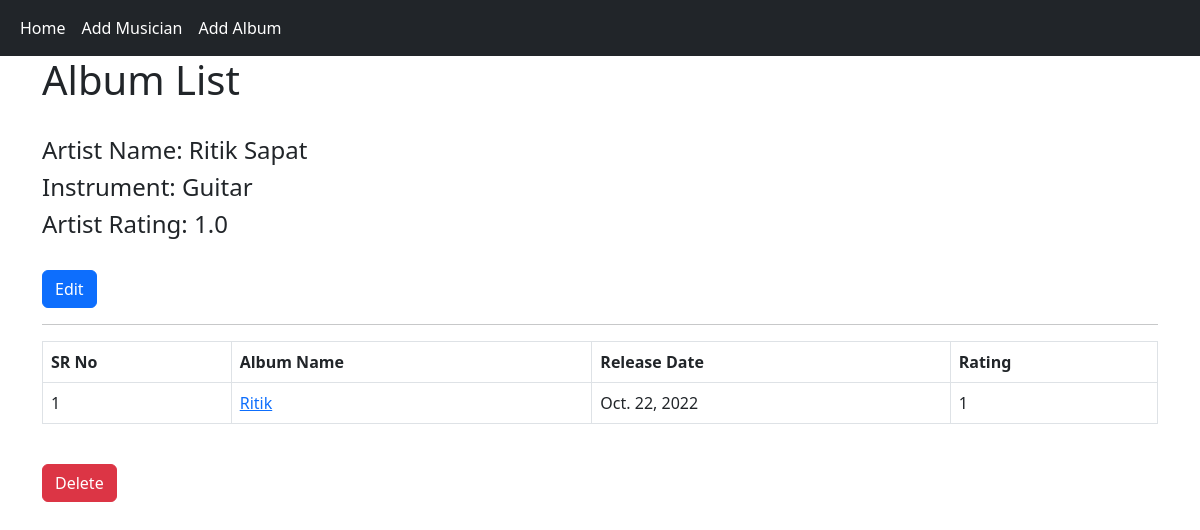
The page /album_list/1 on the database its author committed.
### first_app/models.py (models this page shows, shortened)
class Musician(models.Model):
    first_name = models.CharField(max_length = 50)
    last_name = models.CharField(max_length = 50)
    instrument = models.CharField(max_length = 100)
    def __str__(self):
        return self.first_name + " "+self.last_name

class Album(models.Model):
    artist = models.ForeignKey(Musician, on_delete = models.CASCADE)
    name = models.CharField(max_length = 100)
    release_date = models.DateField()
    rating = {
        (1,"Worst"),
        (2,"Bad"),
        (3,"Not Bad"),
        (4,"Good"),
        (5,"Excellent")
    }
    num_stars = models.IntegerField(choices = rating)

### first_app/views.py (the view)
# urls.py: path('album_list/<int:artist_id>',views.album_list,name='album_list'),
def album_list(request,artist_id):
    album_list = Album.objects.filter(artist = artist_id).order_by('release_date')
    artist_rating = Album.objects.filter(artist=artist_id).aggregate(Avg('num_stars'))
    artist = Musician.objects.get(id=artist_id)
    diction = {'title':'List of albums','artist':artist,'album_list':album_list,'artist_rating':artist_rating}
    return render(request,'first_app/album_list.html',context=diction)

### templates/first_app/album_list.html
{% extends "first_app/base.html" %}
{% block body_block %}
<h1>Album List</h1>
<br>
<h4>Artist Name: {{ artist }}</h4>
<h4>Instrument: {{ artist.instrument }}</h4>
<h4>Artist Rating: {{ artist_rating.num_stars__avg }}</h4>
<br>
<a href="{% url 'first_app:edit_artist' artist_id=artist.id %}"><button class="btn btn-primary">Edit</button></a>
<hr>
<table class="table  table-bordered">
    <tr>
        <th scope="col">SR No</th>
        <th scope="col">Album Name</th>
        <th scope="col">Release Date</th>
        <th scope="col">Rating</th>
    </tr>
    {% for album in album_list %}
    <tr>
        <td scope="row">{{forloop.counter}}</td>
        <td><a href="{% url 'first_app:edit_album' album_id=album.id %}">{{album.name}}</a></td>
        <td>{{album.release_date}}</td>
        <td>{{album.num_stars}}</td>
    </tr>
    {% endfor %}
</table>
<br>
<a href="{% url 'first_app:delete_artist' artist_id=artist.id %}" class="btn btn-danger"
    onclick="return confirm('Do you want to delete this Artist')">Delete</a>
{% endblock %}

### rows shown on the page
Musician: first_name+last_name "Ritik Sapat", instrument "Guitar"
Album: name "Ritik", release_date "Oct. 22, 2022", num_stars "1"

### other values the page prints
{{ artist_rating.num_stars__avg }} "1.0"
